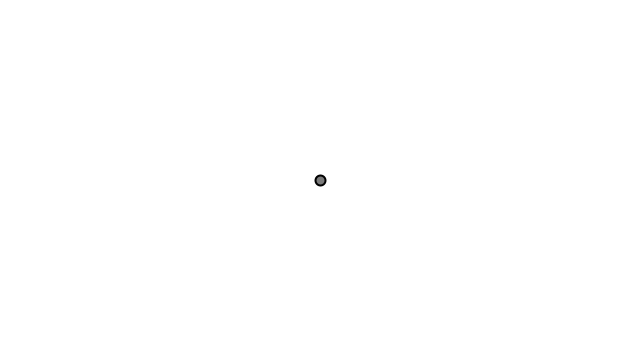
Frame 1 (no input)
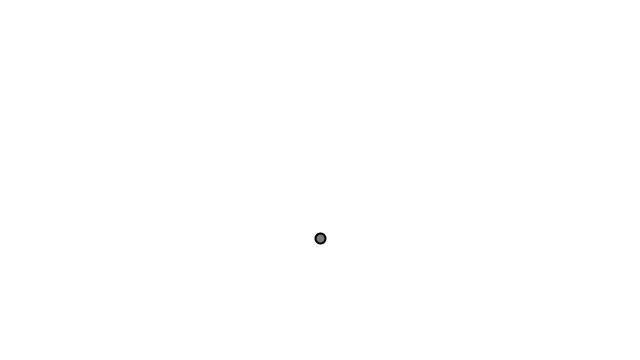
Frame 60 (the mouse pressed at the canvas centre just before this capture)
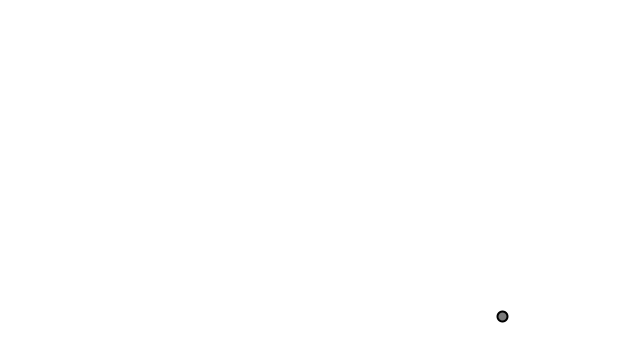
Frame 120 (the mouse held since frame 60 and released just before this capture)

The Processing sketch that drew these frames (run headless with seeded random() and noise(); from frame 60 on, the mouse is pressed at the canvas centre):

// Processing sketch: force01
// ── force01.pde
// A force is a vector that causes an object with mass to accelerate
// data
int bgColor;
Mover m;

void setup() {
  size(640, 360);
  bgColor = 255;
  m = new Mover();
}

void draw() {
  background(bgColor);
  PVector gravity = new PVector(0, 0.2);
  m.applyForce(gravity);

  if (mousePressed) {
    PVector wind = new PVector(0.1, 0);
    m.applyForce(wind);
  }

  m.update();
  m.edges();
  m.display();
}

// ── Mover.pde
class Mover {
  PVector pos, vel, acc;
  int rad;

  Mover() {
    pos = new PVector(width/2, height/2);
    vel = new PVector(0, 0);
    acc = new PVector(0, 0);
    rad = 5;
  }

  // Newton's 2nd
  void applyForce(PVector force) {
    acc.add(force);
  }

  void update() {
    vel.add(acc);
    pos.add(vel);
    // vel.limit(5);
    
    // wiping out acc for proper force application - does not continually accumulate
    acc.mult(0);
  }

  void edges() {
    if (pos.x > width - rad) {
      pos.x = width - rad;
      vel.x *= -1;
    }
    if (pos.x < 0 + rad) {
      pos.x = 0 + rad;
      vel.x *= -1;
    }
    if (pos.y > height - rad) {
      pos.y = height - rad; //<>//
      vel.y *= -1; //<>//
    }
    if (pos.y < 0 + rad) {
      pos.y = 0 + rad;
      vel.y *= -1;
    }
  }

  void display() {
    stroke(0);
    strokeWeight(2);
    fill(123);
    ellipseMode(RADIUS);
    ellipse(pos.x, pos.y, rad, rad);
  }
}
